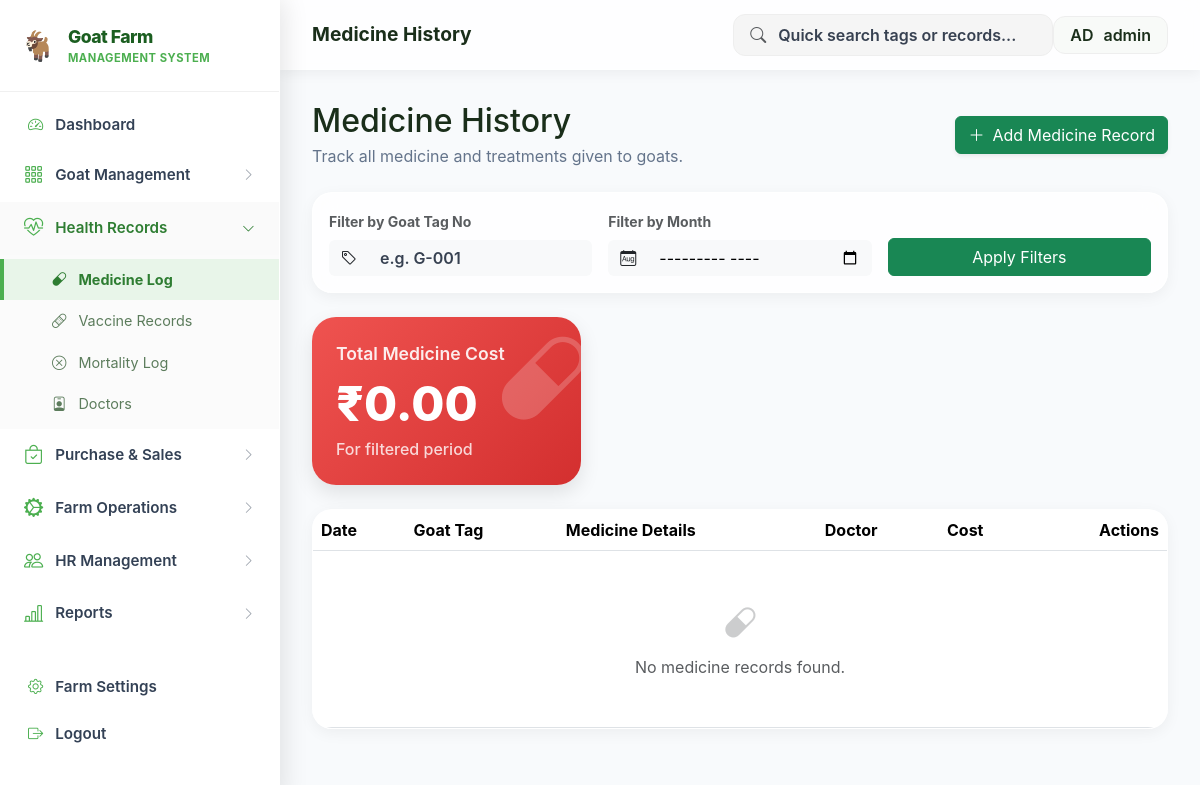
/medicine (signed in), run on an earlier commit of the app's database.
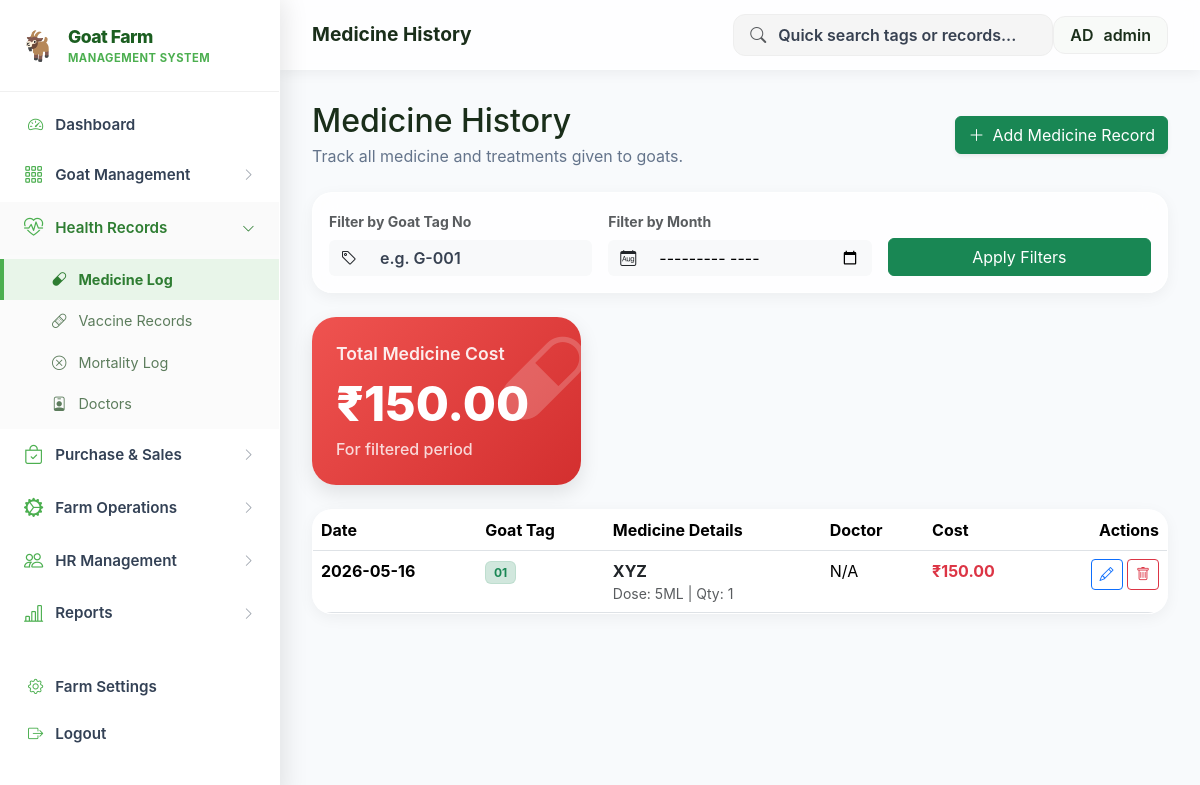
And on a later commit of the database.
### tables this page shows
CREATE TABLE medicine_history (
                id INTEGER PRIMARY KEY AUTOINCREMENT,
                tag_no TEXT NOT NULL,
                doctor_name TEXT,
                consultation_date DATE NOT NULL,
                medicine_name TEXT NOT NULL,
                dose TEXT,
                quantity TEXT,
                cost REAL NOT NULL,
                notes TEXT
            );

### Project_goatfarm.py (the view)
@app.route('/medicine')
def medicine():
    db = get_db()
    tag_search = request.args.get('tag_no', '')
    month_filter = request.args.get('month', '') # Format: YYYY-MM
    q = 'SELECT * FROM medicine_history WHERE 1=1'
    p = []
    if tag_search:
        q += ' AND tag_no LIKE ?'
        p.append(f"%{tag_search}%")
    if month_filter:
        q += ' AND strftime("%Y-%m", consultation_date) = ?'
        p.append(month_filter)
    q += ' ORDER BY consultation_date DESC'
    records = db.execute(q, p).fetchall()
    total_cost = sum(r['cost'] for r in records)
    return render_template('medicine.html', records=records, total_cost=total_cost, month_filter=month_filter, tag_search=tag_search)

### Project_goatfarm.py (called while the page is built)
def get_db():
    conn = sqlite3.connect(DB_FILE)
    conn.row_factory = sqlite3.Row
    return conn

@app.before_request
def require_login():
    allowed_routes = ['login', 'static', 'register', 'verify_otp', 'goats', 'goat_detail']
    if request.endpoint not in allowed_routes and 'user_id' not in session:
        return redirect(url_for('login'))

### templates/medicine.html (shortened to what the changed rows need)
{% extends 'layout.html' %}
{% block content %}
<div class="page-header mb-4 d-flex justify-content-between align-items-center">
    <div>
        <h2 class="fw-800 text-dark mb-1">Medicine History</h2>
    </div>
</div>
<div class="row mb-4">
    <div class="col-md-4">
        <div class="stat-card expense" style="background: linear-gradient(135deg, #ef5350, #d32f2f);">
            <i class="bi bi-capsule stat-icon"></i>
            <div class="stat-label">Total Medicine Cost</div>
            <div class="stat-value">₹{{ "%.2f"|format(total_cost) }}</div>
            <div class="stat-sub">For filtered period</div>
        </div>
    </div>
</div>
<div class="card border-0 overflow-hidden">
    <div class="table-responsive">
        <table class="table mb-0">
            <thead>
                <tr>
                    <th>Date</th>
                    <th>Goat Tag</th>
                    <th>Medicine Details</th>
                    <th>Doctor</th>
                    <th>Cost</th>
                    <th class="text-end">Actions</th>
                </tr>
            </thead>
            <tbody>
                {% for record in records %}
                <tr>
                    <td>
                        <span class="fw-bold">{{ record.consultation_date }}</span>
                    </td>
                    <td><span class="badge bg-success-subtle text-success border border-success border-opacity-10">{{ record.tag_no }}</span></td>
                    <td>
                        <div class="fw-bold text-dark">{{ record.medicine_name }}</div>
                        <div class="small text-muted">Dose: {{ record.dose }} | Qty: {{ record.quantity }}</div>
                    </td>
                    <td>{{ record.doctor_name or 'N/A' }}</td>
                    <td class="fw-bold text-danger">₹{{ "%.2f"|format(record.cost) }}</td>
                    <td class="text-end">
                        <a href="{{ url_for('medicine_edit', id=record.id) }}" class="btn btn-sm btn-outline-primary"><i class="bi bi-pencil"></i></a>
                        <form action="{{ url_for('medicine_delete', id=record.id) }}" method="POST" class="d-inline" onsubmit="return confirm('Delete this record?');">
                            <button type="submit" class="btn btn-sm btn-outline-danger"><i class="bi bi-trash"></i></button>
                        </form>
                    </td>
                </tr>
                {% else %}
                <tr>
                    <td colspan="6" class="text-center py-5 text-muted">
                        <i class="bi bi-capsule d-block mb-2" style="font-size: 2rem; opacity: 0.3;"></i>
                        No medicine records found.
                    </td>
                </tr>
                {% endfor %}
            </tbody>
        </table>
    </div>
</div>
{% endblock %}

What changed in the data, as far as the page shows it:
added medicine_history: consultation_date "2026-05-16", tag_no "01", medicine_name "XYZ", dose "5ML", quantity "1", doctor_name "N/A", cost "150.00"
Also different on the page:
{{ "%.2f"|format(total_cost) }}: "0.00" → "150.00"
text no longer shown: "No medicine records found."
